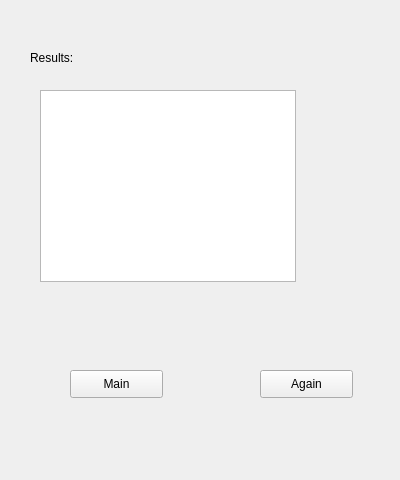
<?xml version="1.0" encoding="UTF-8"?>
<ui version="4.0">
 <class>Form</class>
 <widget class="QWidget" name="Form">
  <property name="geometry">
   <rect>
    <x>0</x>
    <y>0</y>
    <width>400</width>
    <height>480</height>
   </rect>
  </property>
  <property name="windowTitle">
   <string>Form</string>
  </property>
  <widget class="QLabel" name="resultsLabel">
   <property name="geometry">
    <rect>
     <x>30</x>
     <y>50</y>
     <width>55</width>
     <height>16</height>
    </rect>
   </property>
   <property name="text">
    <string>Results:</string>
   </property>
  </widget>
  <widget class="QListView" name="resultsList">
   <property name="geometry">
    <rect>
     <x>40</x>
     <y>90</y>
     <width>256</width>
     <height>192</height>
    </rect>
   </property>
  </widget>
  <widget class="QPushButton" name="mainMenuButton">
   <property name="geometry">
    <rect>
     <x>70</x>
     <y>370</y>
     <width>93</width>
     <height>28</height>
    </rect>
   </property>
   <property name="text">
    <string>Main</string>
   </property>
  </widget>
  <widget class="QPushButton" name="tryAgainButton">
   <property name="geometry">
    <rect>
     <x>260</x>
     <y>370</y>
     <width>93</width>
     <height>28</height>
    </rect>
   </property>
   <property name="text">
    <string>Again</string>
   </property>
  </widget>
 </widget>
 <resources/>
 <connections/>
</ui>
